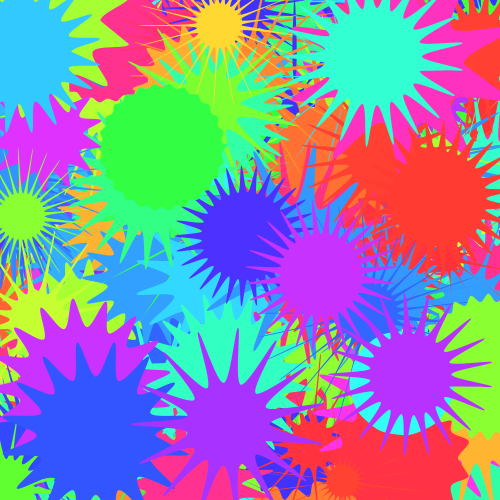
Frame 1 (no input)
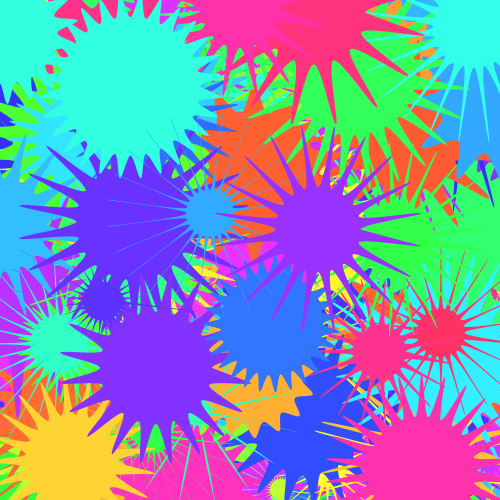
Frame 2 (the mouse pressed at the canvas centre, redrawn once)

The Processing sketch that drew these frames (run headless with seeded random() and noise(); the mouse was pressed at the canvas centre and the sketch redrawn once):

// Processing sketch: chapter8_5
// ── chapter8_5.pde
void setup() {
  colorMode(HSB, 360, 100, 100);
  size(500, 500);
  noLoop();
  noStroke();
}

void draw() {
  for(int i=0; i<500; i++) {
    fill(random(360), 80, 128);
    flower(random(500), random(500), random(10, 70), random(50, 120), int(random(10, 30)));
  }
}

void flower(float x, float y, float radius1, float radius2, int n) {
  float angle = TWO_PI / n;
  beginShape();
  for(float a=0; a<=TWO_PI + angle; a += angle) {
    float sx = x + cos(a) * radius1;
    float sy = y + sin(a) * radius1;
    curveVertex(sx, sy);
    sx = x + cos(a + angle/2.0) * radius2;
    sy = y + sin(a + angle/2.0) * radius2;
    curveVertex(sx, sy);
  }
  endShape(CLOSE);
}
